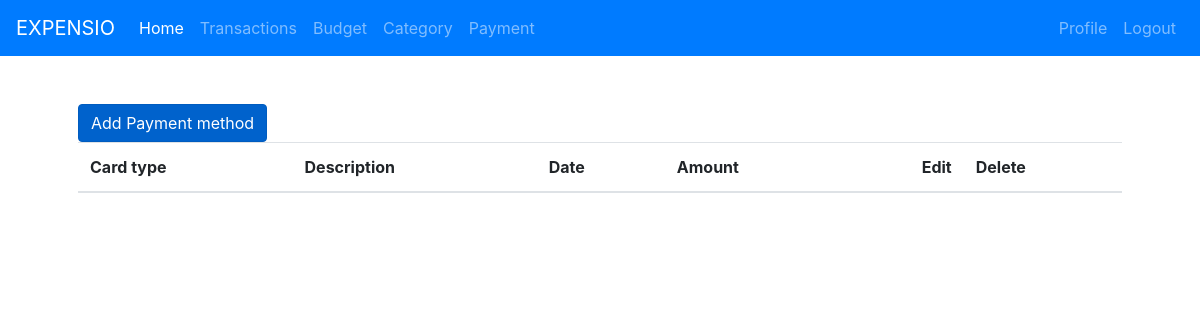
The app's page /payment/ (signed in), older data.
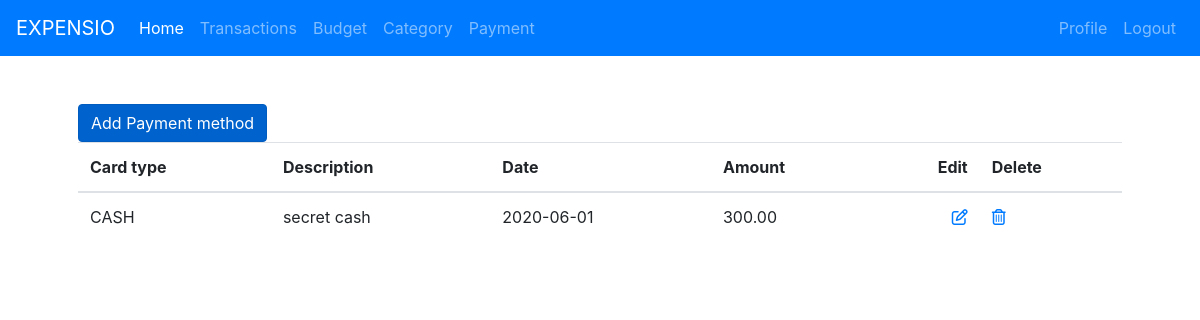
The same page, newer data.
### payment/models.py (models this page shows, shortened)
class Payment(models.Model):
    VISA = "VISA"
    MASTERCARD = "MASTERCARD"
    CASH = "CASH"
    PAYMENT_TYPE = [
        (CASH, "Cash"),
        (VISA, "Visa"),
        (MASTERCARD, "Mastercard"),
    ]
    type = models.CharField(max_length=50, choices=PAYMENT_TYPE, default=CASH,)
    date = models.DateTimeField()
    description = models.CharField(max_length=100, default="")
    amount = models.DecimalField(max_digits=19, decimal_places=2)
    user = models.ForeignKey("auth.User", on_delete=models.CASCADE)

### payment/views.py (the view)
# urls.py: path("", PaymentListView.as_view(), name="payment"),
class PaymentListView(ListView):
    model = Payment
    template_name = "payment.html"
    def get_queryset(self):
        return Payment.objects.filter(user=self.request.user)

### templates/payment.html
{% extends 'base.html' %}
{% block content %}
    <a href="/payment/add" class="btn btn-primary active" role="button" aria-pressed="true">Add Payment method</a>
    <br>
    <table class="table">
        <thead>
            <tr>
                <th scope="col">Card type</th>
                <th scope="col">Description</th>
                <th scope="col">Date</th>
                <th scope="col">Amount</th>
                <th scope="col" class="text-right">Edit</th>
                <th scope="col">Delete</th>
            </tr>
        </thead>
        <tbody>
            {% for payment in object_list %}
                <tr>
                    <td>{{ payment.type }}</td>
                    <td>{{ payment.description }}</td>
                    <td>{{ payment.date | date:"Y-m-d" }}</td>
                    <td>{{ payment.amount }}</td>
                    <td class="text-right">
                        <a href="{{ payment.id  }}/edit">
                            <i class="far fa-edit"></i>
                        </a>
                    </td>
                    <td>
                        <a href="{{ payment.id  }}/delete">
                            <i class="far fa-trash-alt"></i>
                        </a>
                    </td>
                </tr>
            {% endfor %}
        </tbody>
    </table>
{% endblock content %}

### templates/base.html (shortened to what this page needs)
<!DOCTYPE html>
<html lang="en">
    <head>
        <link rel="stylesheet" href="https://stackpath.bootstrapcdn.com/bootstrap/4.4.1/css/bootstrap.min.css">
    </head>
    <body>
        <nav class="navbar navbar-expand-lg navbar-dark bg-primary">
            <a class="navbar-brand" href="#">
                EXPENSIO
            </a>
            <div class="collapse navbar-collapse" id="navbarNavAltMarkup">
                <div class="navbar-nav">
                    <a class="nav-item nav-link active" href="/">Home <span class="sr-only">(current)</span></a>
                    <a class="nav-item nav-link" href="/transaction">Transactions</a>
                    <a class="nav-item nav-link" href="/budget">Budget</a>
                    <a class="nav-item nav-link" href="/category">Category</a>
                    <a class="nav-item nav-link" href="/payment">Payment</a>
                </div>
                <div class="navbar-nav ml-auto">
                    {% if user.is_authenticated %}
                        <a class="nav-item nav-link" href="{% url 'profile' %}">Profile</a>
                        <a class="nav-item nav-link" href="{% url 'logout' %}">Logout</a>
                    {% else %}
                     <a class="nav-item nav-link" href="{% url 'login' %}">Login</a>
                     <a class="nav-item nav-link" href="{% url 'register' %}">Register</a>
                    {% endif %}
                </div>
            </div>
        </nav>
        <div class="p-5 container">
            {% block content %}
            {% endblock %}
        </div>
    </body>
</html>

Row changes from the older to the newer data that the page shows:
added Payment: type "CASH", description "secret cash", date "2020-06-01", amount "300.00"
